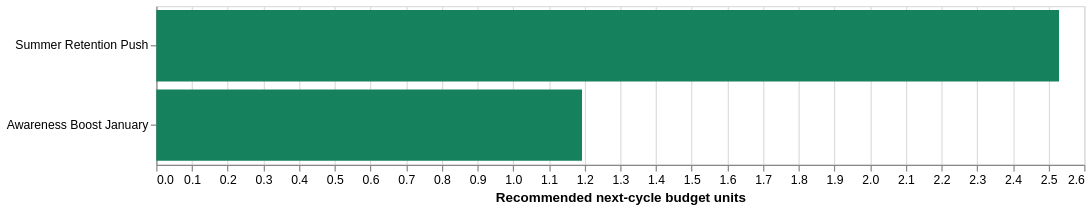

Source (notebook cell):
### Markdown cell above
## 9. Final Campaign Action And Budget

The statistical decision and evidence status create reporting labels:

| Statistical evidence | Efficiency | Final action |
|---|---|---|
| SCALE | Better or equal to peer | SCALE |
| SCALE | Worse or unavailable | KEEP_AS_TEST |
| HOLD | Any | KEEP_AS_TEST |
| KILL | Any | DO_NOT_FUND |
| Too little evidence | Any | INSUFFICIENT_EVIDENCE |

For a `provisional` shared-Link-CTR benchmark, any assessable statistical result is
capped at `KEEP_AS_TEST`. It cannot trigger `SCALE` or `DO_NOT_FUND`.

For this POC, those labels do not gate budget. Previous-cycle spend shares preserve
each objective envelope, then all campaigns with both components share the full
envelope using `probability_better x semantic range_low`. Missing components receive
zero; an objective with no valid priorities remains unallocated.

### Code cell
recommendation_rows = []
for _, row in campaigns.iterrows():
    allocation = allocations[str(row["campaign_id"])]
    recommendation_rows.append({
        "Campaign": row["campaign_name"],
        "Benchmark source": row["benchmark_scope"],
        "Benchmark quality": row["benchmark_quality"],
        "Statistical decision": row["statistical_decision"],
        "Efficiency": row["efficiency_comparison"],
        "Final action": row["recommended_action"],
        "Budget pool": allocation.budget_pool,
        "Primary probability": allocation.primary_probability_component,
        "Quality lower bound": allocation.semantic_priority,
        "Priority product": allocation.allocation_priority,
        "Normalized weight": allocation.allocation_weight,
        "Budget units": allocation.recommended_budget_units,
        "Previous-spend scenario": allocation.previous_spend_budget_units,
        "Allocation basis": allocation.allocation_basis,
        "Portfolio share": allocation.recommended_budget_share,
        "Reason codes": ", ".join(allocation.reason_codes),
    })
recommendation_table = pd.DataFrame(recommendation_rows)
display(recommendation_table.style.format({
    "Budget units": "{:.2f}", "Portfolio share": "{:.2%}",
    "Primary probability": "{:.2%}", "Quality lower bound": "{:.2%}",
    "Priority product": "{:.4f}", "Normalized weight": "{:.2%}"
}))

budget_data = recommendation_table[recommendation_table["Budget units"].gt(0)]
if not budget_data.empty:
    budget_chart = alt.Chart(budget_data).mark_bar().encode(
        y=alt.Y("Campaign:N", sort="-x", title=None),
        x=alt.X("Budget units:Q", title="Recommended next-cycle budget units"),
        color=alt.value("#16815d"),
        tooltip=["Campaign", "Final action", "Primary probability",
                 "Quality lower bound", "Priority product",
                 alt.Tooltip("Budget units:Q", format=".2f")],
    ).properties(width=760, height=max(130, len(budget_data) * 48))
    display(budget_chart)
else:
    display(Markdown("**No budget is assigned to this objective under the current evidence rules.**"))

### Figure 1 — Vega-Lite specification as saved in the notebook (floating-point values rounded to 4 significant figures)
{"config": {"view": {"continuousWidth": 300, "continuousHeight": 300}}, "data": {"name": "data-753cfbb0f6ae34bf052ad73961832c5d"}, "mark": {"type": "bar"}, "encoding": {"color": {"value": "#16815d"}, "tooltip": [{"field": "Campaign", "type": "nominal"}, {"field": "Final action", "type": "nominal"}, {"field": "Primary probability", "type": "quantitative"}, {"field": "Quality lower bound", "type": "quantitative"}, {"field": "Priority product", "type": "quantitative"}, {"field": "Budget units", "format": ".2f", "type": "quantitative"}], "x": {"field": "Budget units", "title": "Recommended next-cycle budget units", "type": "quantitative"}, "y": {"field": "Campaign", "sort": "-x", "title": null, "type": "nominal"}}, "height": 130, "width": 760, "$schema": "https://vega.github.io/schema/vega-lite/v5.20.1.json", "datasets": {"data-753cfbb0f6ae34bf052ad73961832c5d": [{"Campaign": "Awareness Boost January", "Benchmark source": "shared_primary_kpi_group", "Benchmark quality": "provisional", "Statistical decision": "hold", "Efficiency": "worse_than_peer", "Final action": "keep_as_test", "Budget pool": "score_based", "Primary probability": 0.1224, "Quality lower bound": 0.1263, "Priority product": 0.01546, "Normalized weight": 0.3205, "Budget units": 1.193, "Previous-spend scenario": 1.483, "Allocation basis": "primary_probability_x_semantic_lower_bound", "Portfolio share": 0.01193, "Reason codes": "PRIMARY_LIFT_RANGE_CROSSES_ZERO, SAME_OBJECTIVE_PEERS_INSUFFICIENT, FALLBACK_TO_SHARED_PRIMARY_KPI_GROUP, FALLBACK_ACTION_CAPPED_AT_TEST, BUDGET_WEIGHTED_BY_PRIMARY_PROBABILITY_X_SEMANTIC_LOWER_BOUND"}, {"Campaign": "Summer Retention Push", "Benchmark source": "shared_primary_kpi_group", "Benchmark quality": "provisional", "Statistical decision": "hold", "Efficiency": "better_than_peer", "Final action": "keep_as_test", "Budget pool": "score_based", "Primary probability": 0.5502, "Quality lower bound": 0.05958, "Priority product": 0.03278, "Normalized weight": 0.6795, "Budget units": 2.529, "Previous-spend scenario": 2.239, "Allocation basis": "primary_probability_x_semantic_lower_bound", "Portfolio share": 0.02529, "Reason codes": "PRIMARY_LIFT_RANGE_CROSSES_ZERO, SAME_OBJECTIVE_PEERS_INSUFFICIENT, FALLBACK_TO_SHARED_PRIMARY_KPI_GROUP, FALLBACK_ACTION_CAPPED_AT_TEST, BUDGET_WEIGHTED_BY_PRIMARY_PROBABILITY_X_SEMANTIC_LOWER_BOUND"}]}}
